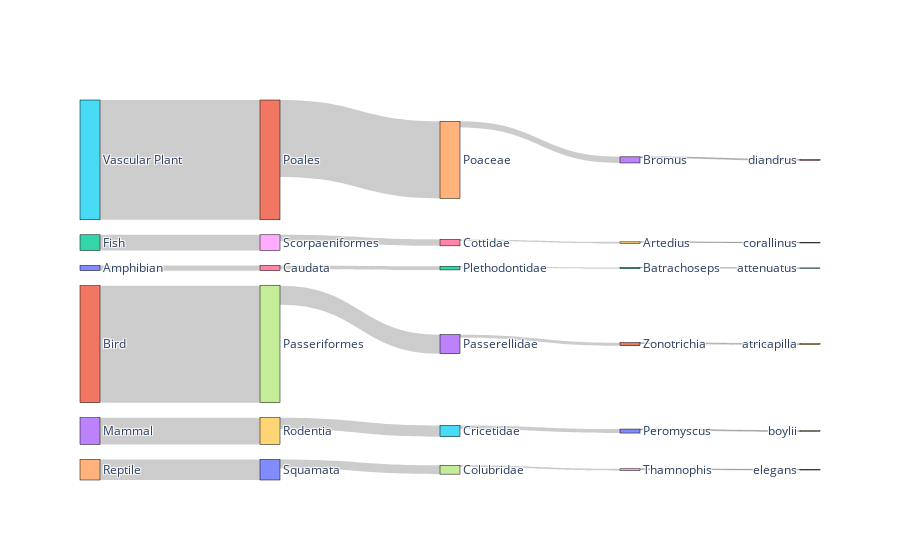

Here is the notebook cell this chart was saved with:
### Code cell
import pandas as pd
import plotly.graph_objects as go

# Step 1: Get the counts for category -> order
category_order_count = df_combined.groupby(['Category', 'Order']).size().reset_index(name='count')

# Step 2: Get the counts for order -> family
order_family_count = df_combined.groupby(['Order', 'Family']).size().reset_index(name='count')

# Step 3: Get the counts for family -> genus
family_genus_count = df_combined.groupby(['Family', 'Genus']).size().reset_index(name='count')

# Step 4: Get the counts for genus -> species
genus_species_count = df_combined.groupby(['Genus', 'Species']).size().reset_index(name='count')

# Step 5: For each category, get the top 5 orders
filtered_category_order_count = (
    category_order_count.assign(rank=category_order_count.groupby('Category')['count'].rank(method='first', ascending=False))
    .query('rank <= 1')
    .drop(columns='rank')
)

# Step 6: For each order, get the top 5 families
filtered_order_family_count = (
    order_family_count[order_family_count['Order'].isin(filtered_category_order_count['Order'])]
    .assign(rank=order_family_count.groupby('Order')['count'].rank(method='first', ascending=False))
    .query('rank <= 1')
    .drop(columns='rank')
)

# Step 7: For each family, get the top 1 genus
filtered_family_genus_count = (
    family_genus_count[family_genus_count['Family'].isin(filtered_order_family_count['Family'])]
    .assign(rank=family_genus_count.groupby('Family')['count'].rank(method='first', ascending=False))
    .query('rank <= 1')
    .drop(columns='rank')
)

# Step 8: For each genus, get the top 1 species
filtered_genus_species_count = (
    genus_species_count[genus_species_count['Genus'].isin(filtered_family_genus_count['Genus'])]
    .assign(rank=genus_species_count.groupby('Genus')['count'].rank(method='first', ascending=False))
    .query('rank <= 1')
    .drop(columns='rank')
)

# Combine the links for each level
# Category -> Order
category_order_links = filtered_category_order_count[['Category', 'Order', 'count']].rename(
    columns={'Category': 'source', 'Order': 'target', 'count': 'value'}
)

# Order -> Family
order_family_links = filtered_order_family_count[['Order', 'Family', 'count']].rename(
    columns={'Order': 'source', 'Family': 'target', 'count': 'value'}
)

# Family -> Genus
family_genus_links = filtered_family_genus_count[['Family', 'Genus', 'count']].rename(
    columns={'Family': 'source', 'Genus': 'target', 'count': 'value'}
)

# Genus -> Species
genus_species_links = filtered_genus_species_count[['Genus', 'Species', 'count']].rename(
    columns={'Genus': 'source', 'Species': 'target', 'count': 'value'}
)

# Concatenate all the links
links = pd.concat([category_order_links, order_family_links, family_genus_links, genus_species_links], ignore_index=True)

# Create a list of nodes
nodes = list(pd.concat([
    filtered_category_order_count['Category'],
    filtered_category_order_count['Order'],
    filtered_order_family_count['Family'],
    filtered_family_genus_count['Genus'],
    filtered_genus_species_count['Species']
]).unique())

# Map the nodes to indices
nodes_dict = {node: i for i, node in enumerate(nodes)}

# Add node indices to the links
links['source'] = links['source'].map(nodes_dict)
links['target'] = links['target'].map(nodes_dict)

# Create the Sankey diagram
fig = go.Figure(go.Sankey(
    node=dict(
        pad=15,
        thickness=20,
        line=dict(color="black", width=0.5),
        label=nodes
    ),
    link=dict(
        source=links['source'],
        target=links['target'],
        value=links['value']
    )
))

fig.show()

### Figure 1 — Plotly figure (JSON) as saved in the notebook; plotly's stock layout.template omitted (floating-point values rounded to 4 significant figures)
{"data": [{"link": {"source": [0, 1, 2, 3, 4, 5, 6, 7, 11, 9, 8, 10, 17, 16, 15, 13, 12, 14, 19, 22, 23, 20, 18, 21], "target": [6, 7, 8, 9, 10, 11, 12, 13, 14, 15, 16, 17, 18, 19, 20, 21, 22, 23, 24, 25, 26, 27, 28, 29], "value": [17, 381, 51, 87, 67, 390, 12, 62, 251, 37, 21, 29, 6, 5, 13, 10, 4, 20, 1, 1, 3, 3, 2, 3]}, "node": {"label": ["Amphibian", "Bird", "Fish", "Mammal", "Reptile", "Vascular Plant", "Caudata", "Passeriformes", "Scorpaeniformes", "Rodentia", "Squamata", "Poales", "Plethodontidae", "Passerellidae", "Poaceae", "Cricetidae", "Cottidae", "Colubridae", "Thamnophis", "Artedius", "Peromyscus", "Zonotrichia", "Batrachoseps", "Bromus", "corallinus", "attenuatus", "diandrus", "boylii", "elegans", "atricapilla"], "line": {"color": "black", "width": 0.5}, "pad": 15, "thickness": 20}, "type": "sankey"}], "layout": {}}
